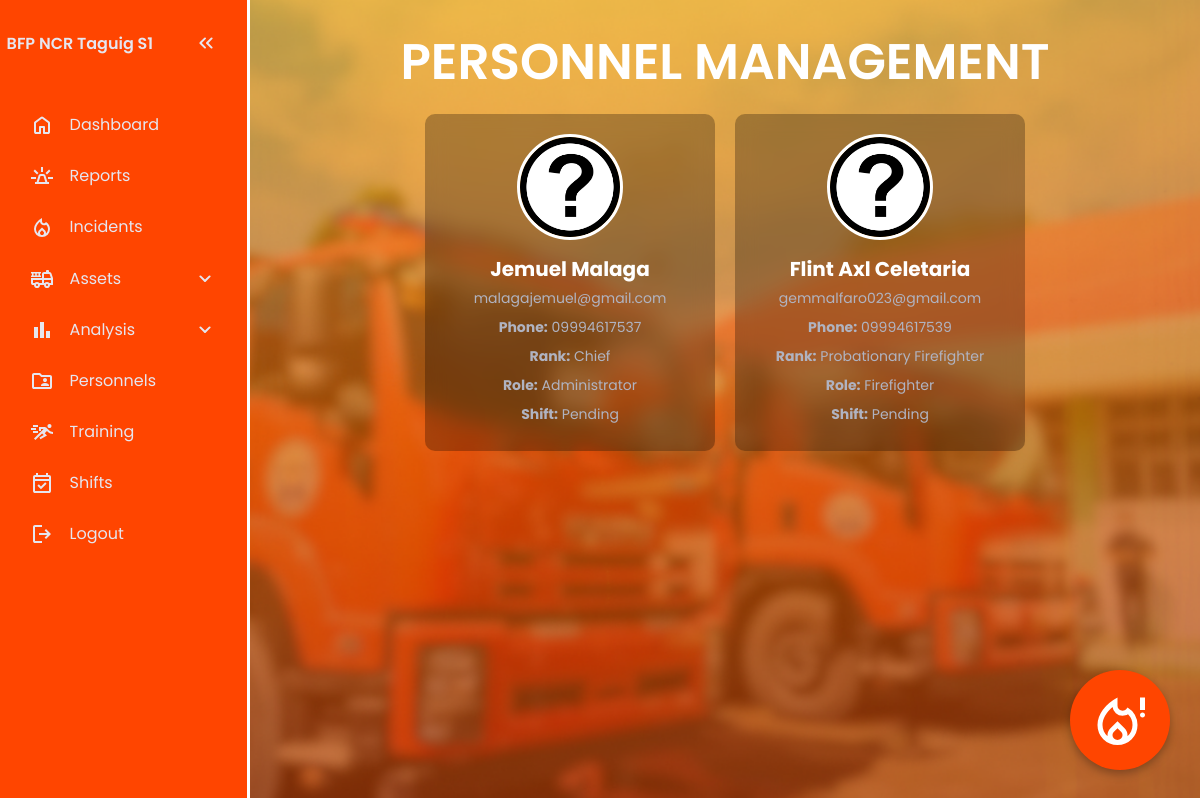
The page /personnels/PersonnelIndex.php on the database as committed earlier.
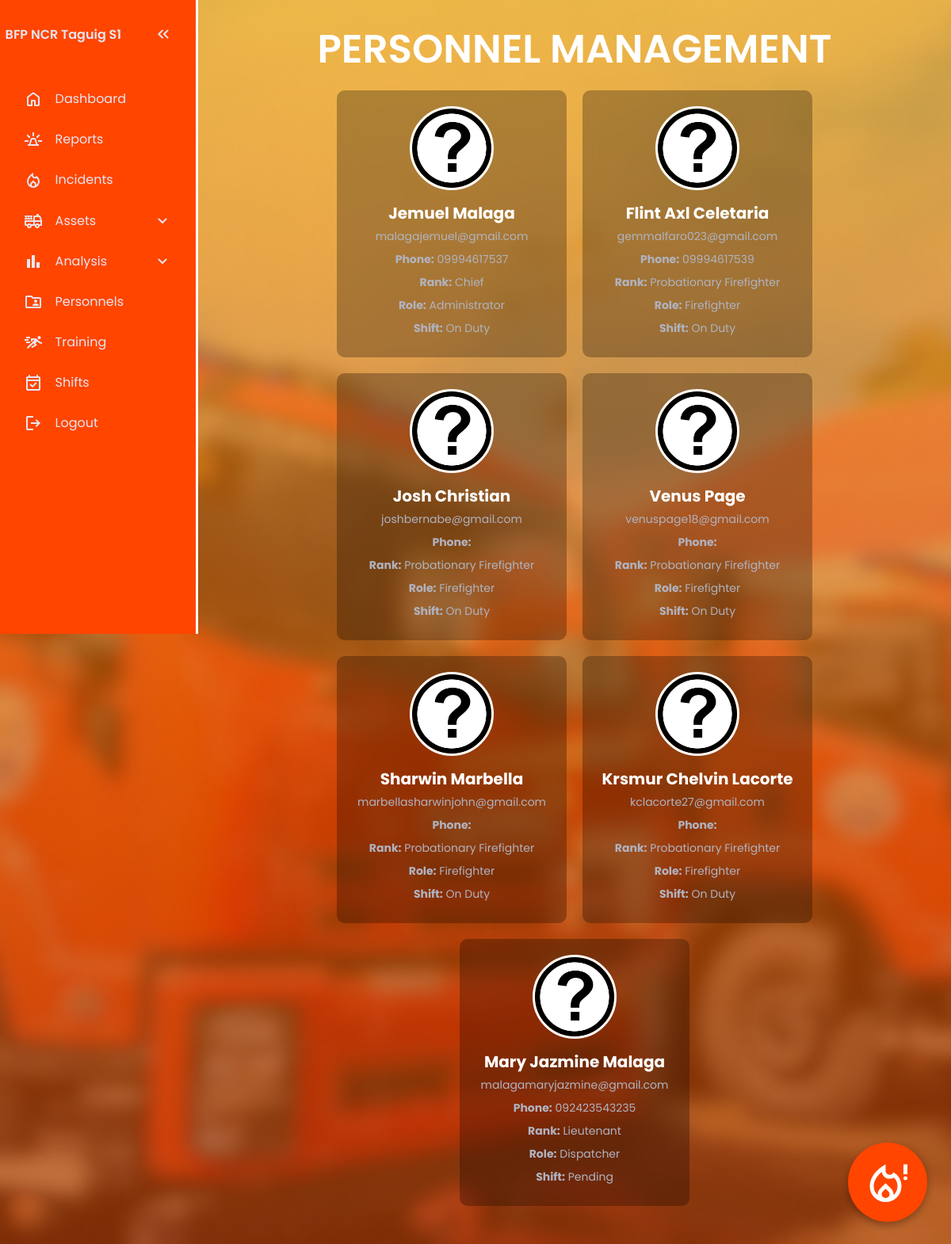
The same page on the database as committed later.
### tables this page shows
CREATE TABLE `personnel` (
  `PersonnelID` int(11) NOT NULL,
  `RoleID` int(11) DEFAULT NULL,
  `RankID` int(11) DEFAULT NULL,
  `ShiftID` int(11) DEFAULT NULL,
  `FirstName` varchar(50) NOT NULL,
  `LastName` varchar(50) NOT NULL,
  `Email` varchar(100) NOT NULL,
  `PhoneNumber` varchar(20) NOT NULL,
  `Password` varchar(255) NOT NULL,
  `Profile` varchar(255) DEFAULT NULL
);

CREATE TABLE `ranks` (
  `rank_id` int(11) NOT NULL,
  `rank_name` varchar(50) NOT NULL
);

CREATE TABLE `roles` (
  `role_id` int(11) NOT NULL,
  `role_name` varchar(50) NOT NULL
);

CREATE TABLE `shifts` (
  `shift_id` int(11) NOT NULL,
  `status` varchar(20) DEFAULT 'Off Duty'
);

### personnels/PersonnelIndex.php (the view, shortened to what this page needs)
<?php
include('../includes/config.php');
$sql = "SELECT Personnel.PersonnelID, Personnel.FirstName, Personnel.LastName, Personnel.Email, Personnel.PhoneNumber, Personnel.Profile,
               ranks.rank_name, roles.role_name, shifts.status
        FROM Personnel
        LEFT JOIN ranks ON Personnel.RankID = ranks.rank_id
        LEFT JOIN roles ON Personnel.RoleID = roles.role_id
        LEFT JOIN shifts ON Personnel.ShiftID = shifts.shift_id";
$result = $conn->query($sql);
?>
<!DOCTYPE html>
<html lang="en">
<head>
    <link rel="stylesheet" href="PersonnelIndex.css">
</head>
<body>
    <nav id="sidebar">
        <ul>
        <li>
            <span class="logo"><a href="../dashboard/RescueFlowIndex.php">BFP NCR Taguig S1</a></span>
            <button onclick=toggleSidebar() id="toggle-btn">
            </button>
        </li>
        <li>
            <a href="../dashboard/RescueFlowIndex.php" >
            <span>Dashboard</span>
            </a>
        </li>
        <li>
            <a href="../reports/ReportsIndex.php" >
            <span>Reports</span>
            </a>
        </li>
        <li>
            <a href="../incident/IncidentIndex.php">
            <span>Incidents</span>
            </a>
        </li>
        <li>
            <button onclick=toggleSubMenu(this) class="dropdown-btn">
            <span>Assets</span>
            <svg xmlns="http://www.w3.org/2000/svg" height="24px" viewBox="0 -960 960 960" width="24px" fill="#e8eaed"><path d="M480-361q-8 0-15-2.5t-13-8.5L268-556q-11-11-11-28t11-28q11-11 28-11t28 11l156 156 156-156q11-11 28-11t28 11q11 11 11 28t-11 28L508-372q-6 6-13 8.5t-15 2.5Z"/></svg>
            </button>
        <li>
            <button onclick=toggleSubMenu(this) class="dropdown-btn">
            <svg xmlns="http://www.w3.org/2000/svg" height="24px" viewBox="0 -960 960 960" width="24px" fill="#F19E39"><path d="M640-160v-280h160v280H640Zm-240 0v-640h160v640H400Zm-240 0v-440h160v440H160Z"/></svg>
            <span>Analysis</span>
            <svg xmlns="http://www.w3.org/2000/svg" height="24px" viewBox="0 -960 960 960" width="24px" fill="#e8eaed"><path d="M480-361q-8 0-15-2.5t-13-8.5L268-556q-11-11-11-28t11-28q11-11 28-11t28 11l156 156 156-156q11-11 28-11t28 11q11 11 11 28t-11 28L508-372q-6 6-13 8.5t-15 2.5Z"/></svg>
            </button>
        </li>
        </li>
        <li>
            <a href="../personnels/PersonnelIndex.php">
            <span>Personnels</span>
            </a>
        </li>
        <li>
            <a href="../training/TrainingIndex.php">
            <span>Training</span>
            </a>
        </li>
        <li>
            <a href="../shifts/ShiftsIndex.php">
            <span>Shifts</span>
            </a>
        </li>
        <li>
            <a href="../user/Logout.php">
            <svg xmlns="http://www.w3.org/2000/svg" height="24px" viewBox="0 -960 960 960" width="24px" fill="#FFFFFF"><path d="M200-120q-33 0-56.5-23.5T120-200v-560q0-33 23.5-56.5T200-840h280v80H200v560h280v80H200Zm440-160-55-58 102-102H360v-80h327L585-622l55-58 200 200-200 200Z"/></svg>
            <span>Logout</span>
            </a>
        </li>
        </ul>
    </nav>
    <main>
    <div class="personnel-header">PERSONNEL MANAGEMENT
    </div>
    <div class="personnel-container">
        <?php while ($row = $result->fetch_assoc()): ?>
            <div class="card">
                <div class="personnel-image">
                    <?php if (!empty($row['Profile']) && file_exists("../personnels/profiles/" . $row['Profile'])): ?>
                        <img src="../personnels/profiles/<?= htmlspecialchars($row['Profile']); ?>" alt="Personnel Image">
                    <?php else: ?>
                        <img src="../personnels/profiles/default.png" alt="Default Image">
                    <?php endif; ?>
                </div>
                <div class="personnel-details">
                    <h2><?= htmlspecialchars($row['FirstName'] . " " . $row['LastName']); ?></h2>
                    <p><?= htmlspecialchars($row['Email']); ?></p>
                    <p><strong>Phone:</strong> <?= htmlspecialchars($row['PhoneNumber']); ?></p>
                    <p><strong>Rank:</strong> <?= $row['rank_name'] ?? 'N/A'; ?></p>
                    <p><strong>Role:</strong> <?= $row['role_name'] ?? 'N/A'; ?></p>
                    <p><strong>Shift:</strong> <?= $row['status'] ?? 'N/A'; ?></p>
                </div>
            </div>
        <?php endwhile; ?>
    </div>
    </main>
</body>
</html>

### personnels/PersonnelIndex.css (style rules this page uses)
:root { --base-clr: orangered; --line-clr: white; --hover-clr: black; --text-clr: #e6e6ef; --accent-clr: #5e63ff; --secondary-text-clr: #b0b3c1; }
* { margin: 0; padding: 0; }
html { font-family: Poppins, 'Segoe UI', Tahoma, Geneva, Verdana, sans-serif; line-height: 1.5rem; }
body { background: url('LoginRegister.png') no-repeat center center/cover; min-height: 100vh; min-height: 100dvh; display: grid; grid-template-columns: auto 1fr; }
#sidebar { box-sizing: border-box; height: 100vh; width: 250px; padding: 5px 1em; background-color: var(--base-clr); border-right: 3px solid white; position: sticky; top: 0; align-self: start; transition: 300ms ease-in-out; overflow: hidden; text-wrap: nowrap; }
#sidebar ul { list-style: none; }
#sidebar a, #sidebar .dropdown-btn, #sidebar .logo { border-radius: .5em; padding: .85em; text-decoration: none; color: var(--text-clr); display: flex; align-items: center; gap: 1em; }
.dropdown-btn { width: 100%; text-align: left; background: none; border: none; font: inherit; cursor: pointer; }
#sidebar svg { flex-shrink: 0; fill: var(--text-clr); }
#sidebar a span, #sidebar .dropdown-btn span { flex-grow: 1; }
.dropdown-btn svg { transition: 200ms ease; }
main { padding: min(30px, 7%); }
main p { color: var(--secondary-text-clr); margin-top: 5px; margin-bottom: 15px; }
.personnel-container { display: flex; flex-wrap: wrap; justify-content: center; gap: 20px; padding: 20px; }
.card { width: 250px; height: fit-content; background: rgba(10, 0, 0, 0.274); border-radius: 10px; backdrop-filter: blur(10px); padding: 20px; text-align: center; color: white; display: flex; flex-direction: column; align-items: center; }
.personnel-image img { width: 100px; height: 100px; border-radius: 50%; object-fit: cover; border: 3px solid white; }
.personnel-details h2 { margin-top: 10px; font-size: 20px; font-weight: bold; text-transform: capitalize; }
.personnel-details p { font-size: 14px; margin: 5px 0; }
.personnel-header { font-size: 50px; text-align: center; font-weight: 600; margin-bottom: 20px; margin-top: 20px; color: white; display: flex; flex-direction: column; align-items: center; justify-content: center; }

Rows that differ between the two databases and show on the page:
changed personnel "Jemuel Malaga": Profile: picture added; ShiftID.status "Pending" → "On Duty"
changed personnel "Flint Axl Celetaria": ShiftID.status "Pending" → "On Duty"
added personnel: FirstName+LastName "Josh Christian", Email "joshbernabe@gmail.com", RankID.rank_name "Probationary Firefighter", RoleID.role_name "Firefighter", ShiftID.status "On Duty"
added personnel: FirstName+LastName "Venus Page", Email "venuspage18@gmail.com", RankID.rank_name "Probationary Firefighter", RoleID.role_name "Firefighter", ShiftID.status "On Duty"
added personnel: FirstName+LastName "Sharwin Marbella", Email "marbellasharwinjohn@gmail.com", RankID.rank_name "Probationary Firefighter", RoleID.role_name "Firefighter", ShiftID.status "On Duty"
added personnel: FirstName+LastName "Krsmur Chelvin Lacorte", Email "kclacorte27@gmail.com", RankID.rank_name "Probationary Firefighter", RoleID.role_name "Firefighter", ShiftID.status "On Duty"
added personnel: Profile (picture), FirstName+LastName "Mary Jazmine Malaga", Email "malagamaryjazmine@gmail.com", PhoneNumber "092423543235", RankID.rank_name "Lieutenant", RoleID.role_name "Dispatcher", ShiftID.status "Pending"
